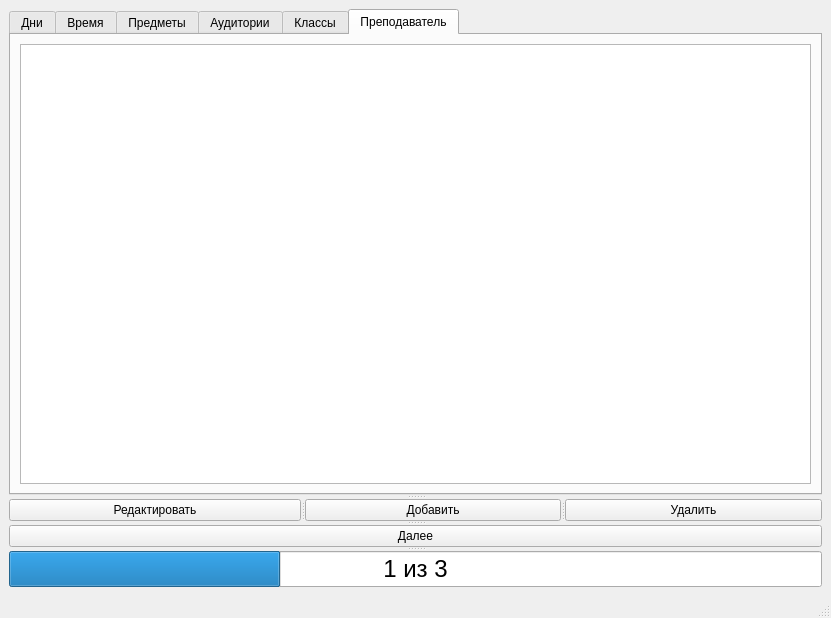
<?xml version="1.0" encoding="UTF-8"?>
<ui version="4.0">
 <class>MainWindow</class>
 <widget class="QMainWindow" name="MainWindow">
  <property name="geometry">
   <rect>
    <x>0</x>
    <y>0</y>
    <width>831</width>
    <height>618</height>
   </rect>
  </property>
  <property name="windowTitle">
   <string>MainWindow</string>
  </property>
  <widget class="QWidget" name="centralwidget">
   <layout class="QGridLayout" name="gridLayout_3">
    <item row="0" column="0">
     <widget class="QSplitter" name="splitter_2">
      <property name="orientation">
       <enum>Qt::Vertical</enum>
      </property>
      <widget class="QTabWidget" name="tabWidget">
       <property name="sizePolicy">
        <sizepolicy hsizetype="Expanding" vsizetype="Expanding">
         <horstretch>100</horstretch>
         <verstretch>100</verstretch>
        </sizepolicy>
       </property>
       <property name="currentIndex">
        <number>5</number>
       </property>
       <property name="tabBarAutoHide">
        <bool>false</bool>
       </property>
       <widget class="QWidget" name="tab">
        <attribute name="title">
         <string>Дни</string>
        </attribute>
        <layout class="QGridLayout" name="gridLayout_2">
         <item row="0" column="0">
          <widget class="QTableWidget" name="tableWidget_day">
           <property name="sizePolicy">
            <sizepolicy hsizetype="Expanding" vsizetype="Expanding">
             <horstretch>100</horstretch>
             <verstretch>100</verstretch>
            </sizepolicy>
           </property>
           <property name="editTriggers">
            <set>QAbstractItemView::NoEditTriggers</set>
           </property>
           <property name="sortingEnabled">
            <bool>true</bool>
           </property>
           <property name="rowCount">
            <number>0</number>
           </property>
           <property name="columnCount">
            <number>0</number>
           </property>
           <attribute name="horizontalHeaderCascadingSectionResizes">
            <bool>false</bool>
           </attribute>
           <attribute name="horizontalHeaderHighlightSections">
            <bool>true</bool>
           </attribute>
           <attribute name="horizontalHeaderStretchLastSection">
            <bool>true</bool>
           </attribute>
           <attribute name="verticalHeaderShowSortIndicator" stdset="0">
            <bool>true</bool>
           </attribute>
           <attribute name="verticalHeaderStretchLastSection">
            <bool>false</bool>
           </attribute>
          </widget>
         </item>
        </layout>
       </widget>
       <widget class="QWidget" name="tab_2">
        <attribute name="title">
         <string>Время</string>
        </attribute>
        <layout class="QGridLayout" name="gridLayout_4">
         <item row="0" column="0">
          <widget class="QTableWidget" name="tableWidget_time">
           <property name="sizePolicy">
            <sizepolicy hsizetype="Expanding" vsizetype="Expanding">
             <horstretch>100</horstretch>
             <verstretch>100</verstretch>
            </sizepolicy>
           </property>
           <property name="editTriggers">
            <set>QAbstractItemView::NoEditTriggers</set>
           </property>
           <attribute name="horizontalHeaderShowSortIndicator" stdset="0">
            <bool>true</bool>
           </attribute>
           <attribute name="horizontalHeaderStretchLastSection">
            <bool>true</bool>
           </attribute>
          </widget>
         </item>
        </layout>
       </widget>
       <widget class="QWidget" name="tab_3">
        <attribute name="title">
         <string>Предметы</string>
        </attribute>
        <layout class="QGridLayout" name="gridLayout_5">
         <item row="0" column="0">
          <widget class="QTableWidget" name="tableWidget_subject">
           <property name="sizePolicy">
            <sizepolicy hsizetype="Expanding" vsizetype="Expanding">
             <horstretch>100</horstretch>
             <verstretch>100</verstretch>
            </sizepolicy>
           </property>
           <attribute name="horizontalHeaderShowSortIndicator" stdset="0">
            <bool>true</bool>
           </attribute>
           <attribute name="horizontalHeaderStretchLastSection">
            <bool>true</bool>
           </attribute>
          </widget>
         </item>
        </layout>
       </widget>
       <widget class="QWidget" name="tab_4">
        <attribute name="title">
         <string>Аудитории</string>
        </attribute>
        <widget class="QTableWidget" name="tableWidget_room">
         <property name="geometry">
          <rect>
           <x>10</x>
           <y>10</y>
           <width>753</width>
           <height>328</height>
          </rect>
         </property>
         <property name="sizePolicy">
          <sizepolicy hsizetype="Expanding" vsizetype="Expanding">
           <horstretch>100</horstretch>
           <verstretch>100</verstretch>
          </sizepolicy>
         </property>
         <attribute name="horizontalHeaderShowSortIndicator" stdset="0">
          <bool>true</bool>
         </attribute>
         <attribute name="horizontalHeaderStretchLastSection">
          <bool>true</bool>
         </attribute>
        </widget>
       </widget>
       <widget class="QWidget" name="tab_5">
        <attribute name="title">
         <string>Классы</string>
        </attribute>
        <layout class="QGridLayout" name="gridLayout_7">
         <item row="0" column="0">
          <widget class="QTableWidget" name="tableWidget_form">
           <property name="sizePolicy">
            <sizepolicy hsizetype="Expanding" vsizetype="Expanding">
             <horstretch>100</horstretch>
             <verstretch>100</verstretch>
            </sizepolicy>
           </property>
           <attribute name="horizontalHeaderShowSortIndicator" stdset="0">
            <bool>true</bool>
           </attribute>
           <attribute name="horizontalHeaderStretchLastSection">
            <bool>true</bool>
           </attribute>
          </widget>
         </item>
        </layout>
       </widget>
       <widget class="QWidget" name="tab_13">
        <attribute name="title">
         <string>Преподаватель</string>
        </attribute>
        <layout class="QGridLayout" name="gridLayout">
         <item row="0" column="0">
          <widget class="QTableWidget" name="tableWidget_teacher">
           <property name="sizePolicy">
            <sizepolicy hsizetype="Expanding" vsizetype="Expanding">
             <horstretch>100</horstretch>
             <verstretch>100</verstretch>
            </sizepolicy>
           </property>
           <property name="editTriggers">
            <set>QAbstractItemView::NoEditTriggers</set>
           </property>
           <property name="sortingEnabled">
            <bool>true</bool>
           </property>
           <attribute name="horizontalHeaderStretchLastSection">
            <bool>true</bool>
           </attribute>
          </widget>
         </item>
        </layout>
       </widget>
      </widget>
      <widget class="QSplitter" name="splitter">
       <property name="orientation">
        <enum>Qt::Horizontal</enum>
       </property>
       <widget class="QPushButton" name="button_edit">
        <property name="text">
         <string>Редактировать</string>
        </property>
       </widget>
       <widget class="QPushButton" name="button_add">
        <property name="text">
         <string>Добавить</string>
        </property>
       </widget>
       <widget class="QPushButton" name="button_delete">
        <property name="text">
         <string>Удалить</string>
        </property>
       </widget>
      </widget>
      <widget class="QPushButton" name="button_next">
       <property name="text">
        <string>Далее</string>
       </property>
      </widget>
      <widget class="QProgressBar" name="progressBar">
       <property name="font">
        <font>
         <pointsize>18</pointsize>
        </font>
       </property>
       <property name="cursor">
        <cursorShape>CrossCursor</cursorShape>
       </property>
       <property name="maximum">
        <number>99</number>
       </property>
       <property name="value">
        <number>33</number>
       </property>
       <property name="invertedAppearance">
        <bool>false</bool>
       </property>
       <property name="textDirection">
        <enum>QProgressBar::BottomToTop</enum>
       </property>
       <property name="format">
        <string>1 из 3</string>
       </property>
      </widget>
     </widget>
    </item>
   </layout>
  </widget>
  <widget class="QMenuBar" name="menubar">
   <property name="geometry">
    <rect>
     <x>0</x>
     <y>0</y>
     <width>831</width>
     <height>26</height>
    </rect>
   </property>
  </widget>
  <widget class="QStatusBar" name="statusbar"/>
 </widget>
 <resources/>
 <connections/>
</ui>
